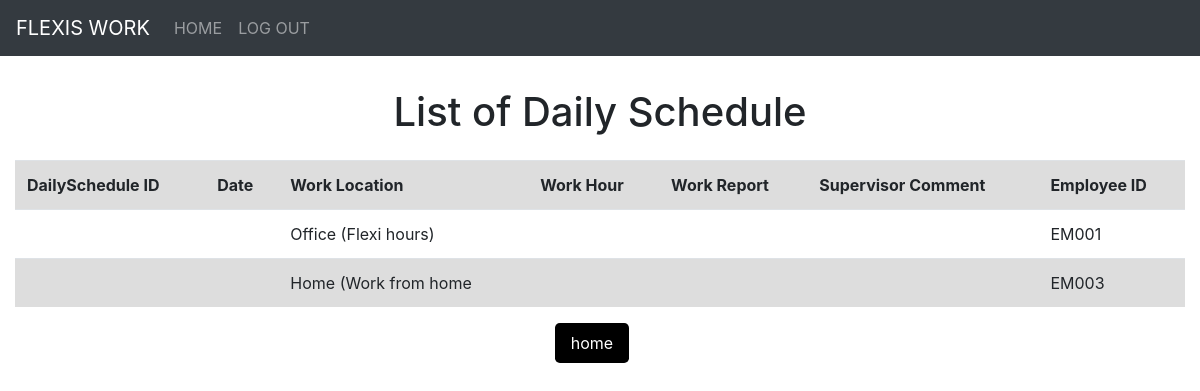
The app's page /reviewDailySchedulePage.php with its own data.
### tables this page shows
CREATE TABLE `dailyschedule` (
  `dsId` int(11) NOT NULL,
  `date` date NOT NULL DEFAULT current_timestamp(),
  `workLocation` varchar(20) NOT NULL,
  `workHours` varchar(20) NOT NULL,
  `workReport` varchar(225) NOT NULL,
  `supervisorComments` varchar(225) DEFAULT NULL,
  `employeeID` varchar(5) NOT NULL
);

### reviewDailySchedulePage.php (the view, shortened to what this page needs)
<!DOCTYPE html>
<html>
<?php include 'Component/head.php'; ?>
<body>
    <div class="header-container">
        <?php include 'Component/header.php'; ?>
    </div>
    <h1>List of Daily Schedule</h1>
    <div class="container-fluid">
        <table class="table">
            <tbody>
                <tr>
                    <th scope="col">DailySchedule ID</th>
                    <th scope="col">Date</th>
                    <th scope="col">Work Location</th>
                    <th scope="col">Work Hour</th>
                    <th scope="col">Work Report</th>
                    <th scope="col">Supervisor Comment</th>
                    <th scope="col">Employee ID</th>
                </tr>
                <?php
            require_once('config.php');
            $sql =  "SELECT * FROM dailySchedule";
            $result = $conn->query($sql);
            while($row = $result -> fetch_assoc()){
                echo
                "<tr>
                    <td>".$row["dailyScheduleID"]."</td>
                    <td>".$row["dateWorked"]."</td>
                    <td>".$row["workLocation"]."</td>
                    <td>".$row["workhour"]."</td>
                    <td>".$row["workReport"]."</td>
                    <td>".$row["supervisorComment"]."</td>
                    <td>".$row["employeeID"]."</td>
                </tr>";
            }
            ?>
            </tbody>
        </table>
        <div class="container text-center">
            <form action="reviewDailySchedulePage.php" method="post">
                <input class="btn btn-secondary" type="submit" name="home" value="home">
        </div>
    </div>
</body>
</html>

### style.css (style rules this page uses)
form { width: 100%; margin: 0 auto; max-width: 400px; }
h1 { font-size: 2.5rem; margin-top: 2rem; margin-bottom: 1.5rem; text-align: center; }
table { border-collapse: collapse; }
tr:nth-child(odd) { background-color: #ddd; }
th, td { padding: 5px 10px; }
input[type="submit"], input[type="reset"] { padding: 0.5rem 1rem; border: none; border-radius: 0.3rem; background-color: #000000; color: white; font-size: 1rem; cursor: pointer; margin-right: 1rem; }

### records on screen
dailyschedule: workLocation "Office (Flexi hours)", employeeID "EM001"
dailyschedule: workLocation "Home (Work from home", employeeID "EM003"
